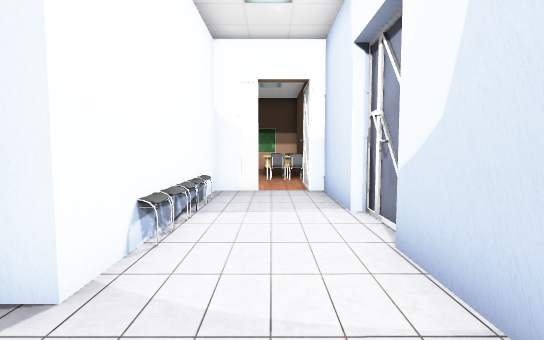
view 1 (above)

16 first-person views from a walk through a scene from a Unity 3-D project. The camera is 1.2 m above the floor, tilts 4° down and sees 85° across. The floor is counted in squares, 1 m on a side. Each view is taken from the middle of a square. On the plan, view 1 faces up. The plan holds only what a view shows up to about 13 squares ahead; the rest is blank. The place goes on beyond the plan. Some surface patterns are stand-ins.

view 2
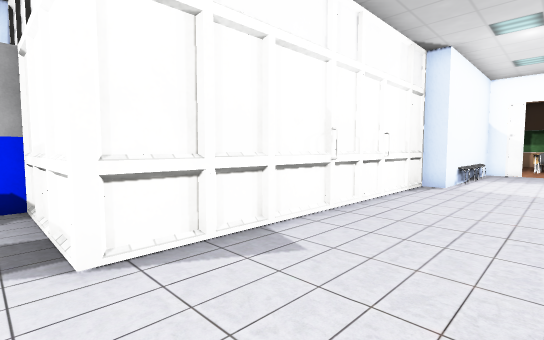

view 3
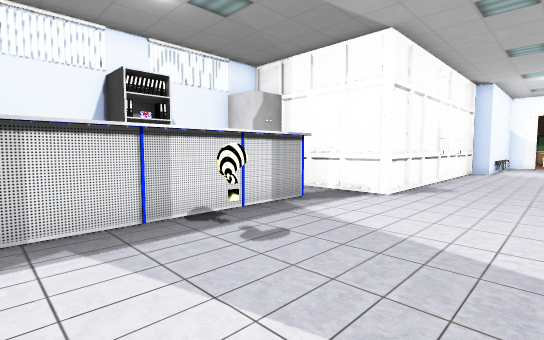

view 4
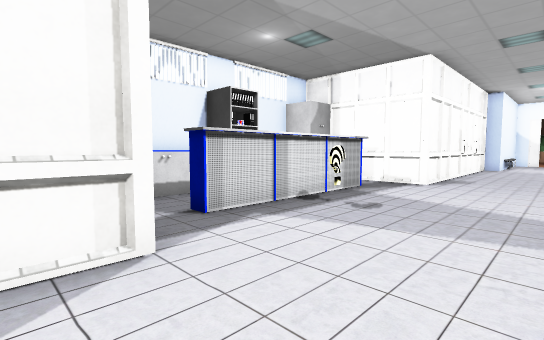

view 5
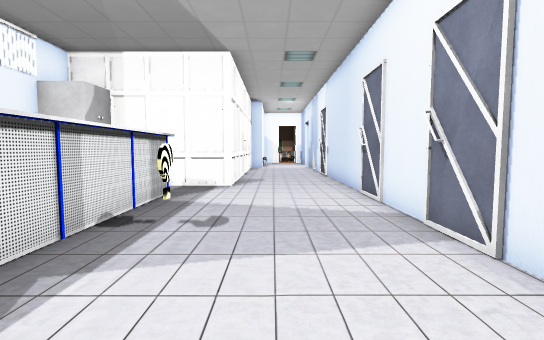

view 6
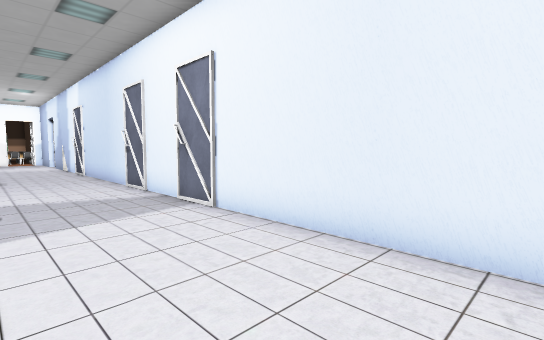

view 7
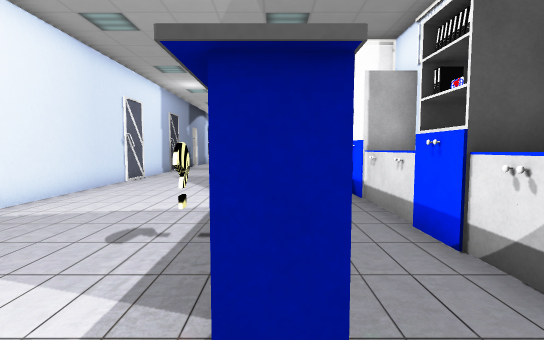

view 8
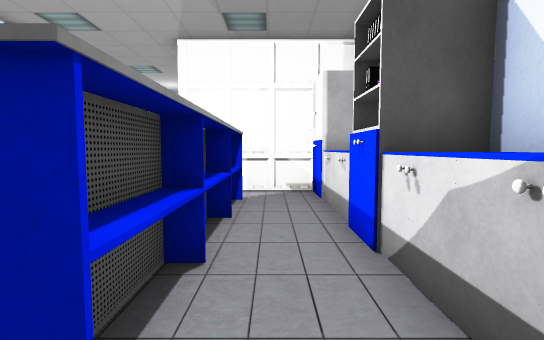

view 9
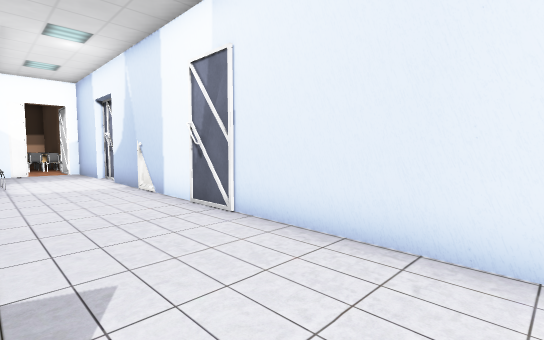

view 10
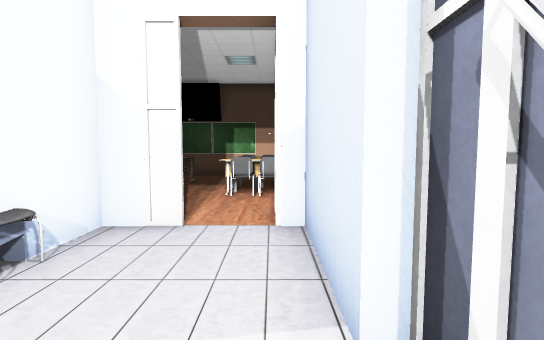

view 11
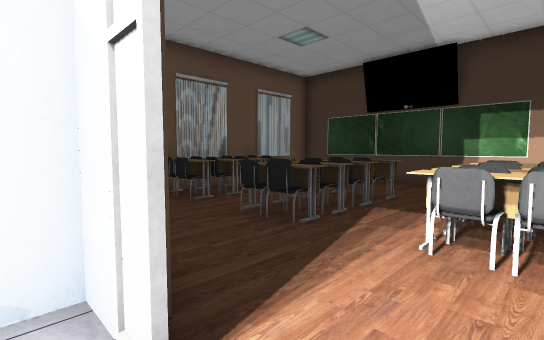

view 12
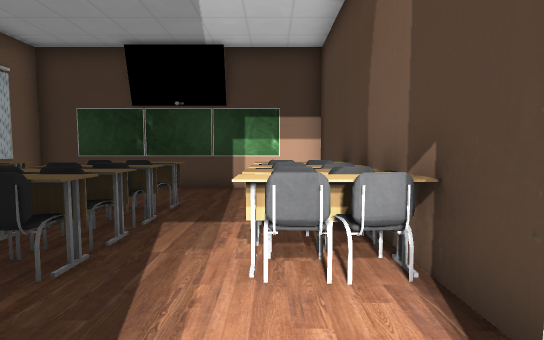

view 13
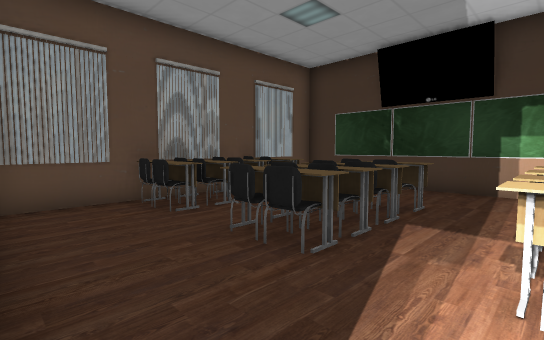

view 14
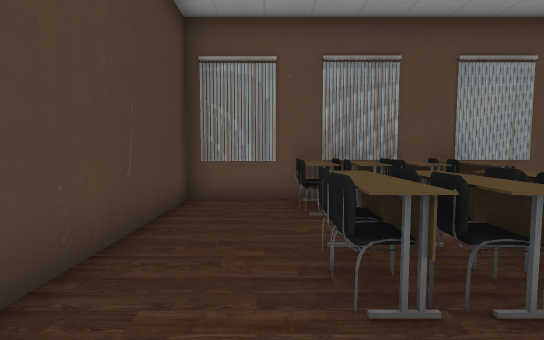

view 15
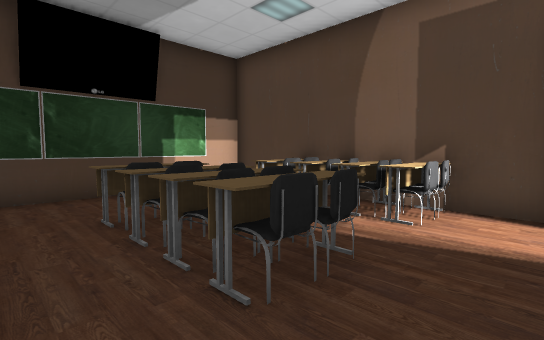

view 16
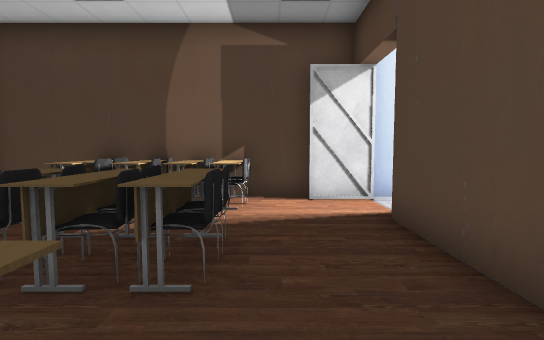

### Floor plan
Key: @ floor where view 1 was taken; # wall or solid block; . floor; = window, fence, low wall or low ledge; ^ raised ledge; O other object.
Columns run from 8 left of view 1 to 2 right of it. Each row starts with its distance up from view 1.
 18  ##########
 17  # .....  #
 16  # .......#
 15  #^^.^^.^^#
 14  #^^.^^.^^#
 13  #^^.^^.^^#
 12  #^^.^^.^^#
 11  #........#
 10  #.......##
  9  #######.##
  8       #...#
  7       #...#
  6       #...#
  5       #...#
  4       #...#
  3       #...#
  2      ##...#
  1      #....#
  0      #..@.#
 -1      #....#
 -2      #....#
 -3      #....#
 -4      #....#
 -5      #....#
 -6      #....#
 -7   ####....#
 -8   #.......#
 -9   =.......#
-10  ^^.#.....#
-11 #^^.#.....#
-12 ###.#O....#
-13 #^=.#.....#
-14 #^^.#.....#
-15 #^^.#.....#
-16   #.......#
-17   ####....#
-18      #....#
-19       ....#

Positions as (right, up) in squares from view 1, and headings:
1: (0, 0), facing up
2: (1, -8), facing up-left
3: (1, -15), facing up-left
4: (1, -18), facing up-left
5: (-1, -17), facing up
6: (-2, -19), facing up-right
7: (-4, -8), facing down
8: (-5, -8), facing down
9: (-2, -8), facing up-right
10: (1, 4), facing up
11: (1, 8), facing up-left
12: (0, 9), facing up
13: (0, 9), facing up-left
14: (0, 11), facing left
15: (-5, 10), facing up-right
16: (-6, 11), facing right
